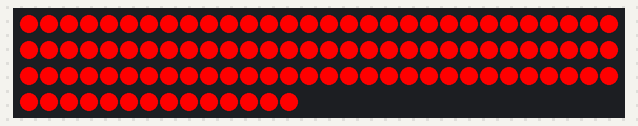
A program run on a simulated Raspberry Pi (BCM pin numbers). Shown: 104 RGB LEDs in strip order, left to right, continuing on the next row.

Above: at 0.1 s.
At 1.1 s:
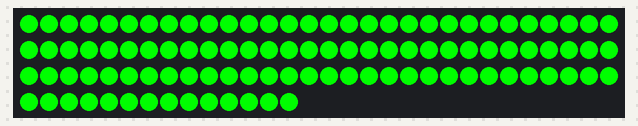
At 2.1 s:
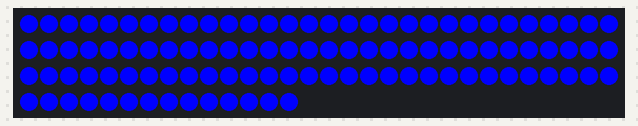
At 3.48 s:
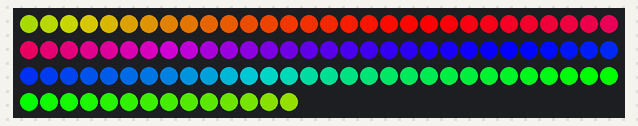
At 4.09 s:
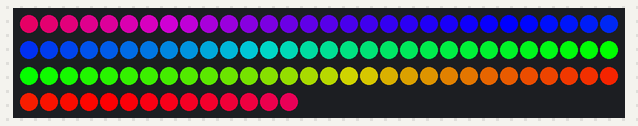
At 4.7 s:
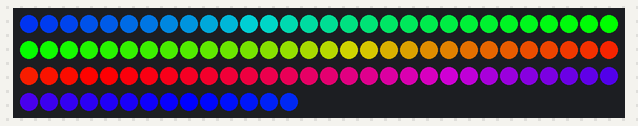

The program:

leds.py
```python
# Simple test for NeoPixels on Raspberry Pi
import time
import board
import neopixel


# Choose an open pin connected to the Data In of the NeoPixel strip, i.e. board.D18
# NeoPixels must be connected to D10, D12, D18 or D21 to work.
pixel_pin = board.D12

# The number of NeoPixels
num_pixels = 104

# The order of the pixel colors - RGB or GRB. Some NeoPixels have red and green reversed!
# For RGBW NeoPixels, simply change the ORDER to RGBW or GRBW.
ORDER = neopixel.RGB

pixels = neopixel.NeoPixel(pixel_pin, num_pixels, brightness=1, auto_write=False,
                           pixel_order=ORDER)


def wheel(pos):
    # Input a value 0 to 255 to get a color value.
    # The colours are a transition r - g - b - back to r.
    if pos < 0 or pos > 255:
        r = g = b = 0
    elif pos < 85:
        r = int(pos * 3)
        g = int(255 - pos*3)
        b = 0
    elif pos < 170:
        pos -= 85
        r = int(255 - pos*3)
        g = 0
        b = int(pos*3)
    else:
        pos -= 170
        r = 0
        g = int(pos*3)
        b = int(255 - pos*3)
    return (r, g, b) if ORDER == neopixel.RGB or ORDER == neopixel.GRB else (r, g, b, 0)


def rainbow_cycle(wait):
    for j in range(255):
        for i in range(num_pixels):
            pixel_index = (i * 256 // num_pixels) + j
            pixels[i] = wheel(pixel_index & 255)
        pixels.show()
        time.sleep(wait)


while True:
    # Comment this line out if you have RGBW/GRBW NeoPixels
    pixels.fill((255, 0, 0))
    # Uncomment this line if you have RGBW/GRBW NeoPixels
    # pixels.fill((255, 0, 0, 0))
    pixels.show()
    time.sleep(1)

    # Comment this line out if you have RGBW/GRBW NeoPixels
    pixels.fill((0, 255, 0))
    # Uncomment this line if you have RGBW/GRBW NeoPixels
    # pixels.fill((0, 255, 0, 0))
    pixels.show()
    time.sleep(1)

    # Comment this line out if you have RGBW/GRBW NeoPixels
    pixels.fill((0, 0, 255))
    # Uncomment this line if you have RGBW/GRBW NeoPixels
    # pixels.fill((0, 0, 255, 0))
    pixels.show()
    time.sleep(1)

    rainbow_cycle(0.001)    # rainbow cycle with 1ms delay per step
```

Measured:
- by itself, everything shown: repeats every 5.1 s, in 10 steps
- what the display in image 1 shows lasts 1.0 s, from 1.0 s to 2.0 s
